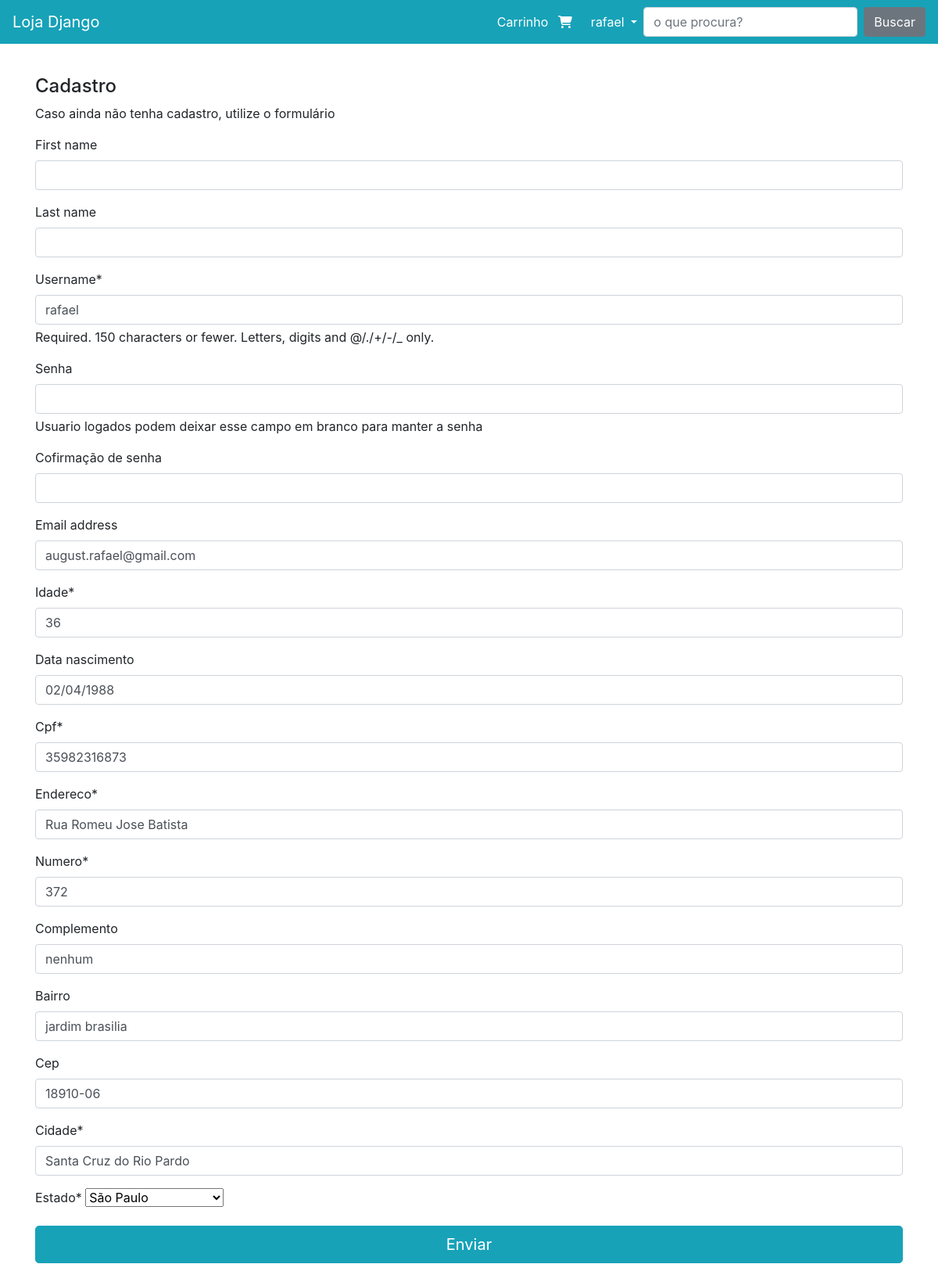
The app's page /perfil/ (signed in) with its own data.
### perfil/models.py (models this page shows, shortened)
class PerfilUsuario(models.Model):
    usuario = models.OneToOneField(User, on_delete=models.CASCADE)
    idade = models.PositiveIntegerField()
    data_nascimento = models.DateField(null=False, blank=True)
    cpf = models.CharField(max_length=14)
    endereco = models.CharField(null=False, max_length=50)
    numero = models.CharField(max_length=5)
    complemento = models.CharField(max_length=30, null=True, blank=True)
    bairro = models.CharField(max_length=50, null=True, blank=True)
    cep = models.CharField(max_length=9, null=False, blank=True)
    cidade = models.CharField(null=False, max_length=30)
    estado = models.CharField(
        max_length=2,
        default='SP',
        choices=(
            ('AC', 'Acre'),
            ('AL', 'Alagoas'),
            ('AP', 'Amapá'),
            ('AM', 'Amazonas'),
            ('BA', 'Bahia'),
            ('CE', 'Ceará'),
            ('DF', 'Distrito Federal'),
            ('ES', 'Espírito Santo'),
            ('GO', 'Goiás'),
            ('MA', 'Maranhão'),
            ('MT', 'Mato Grosso'),
            ('MS', 'Mato Grosso do Sul'),
            ('MG', 'Minas Gerais'),
            ('PA', 'Pará'),
            ('PB', 'Paraíba'),
            ('PR', 'Paraná'),
            ('PE', 'Pernambuco'),
            ('PI', 'Piauí'),
            ('RJ', 'Rio de Janeiro'),
            ('RN', 'Rio Grande do Norte'),
            ('RS', 'Rio Grande do Sul'),
            ('RO', 'Rondônia'),
            ('RR', 'Roraima'),
            ('SC', 'Santa Catarina'),
            ('SP', 'São Paulo'),
            ('SE', 'Sergipe'),
            ('TO', 'Tocantins'),
        )
    )
    class Meta:
        verbose_name = 'Perfil'
        verbose_name_plural = 'Perfis'

### perfil/views.py (the view)
# urls.py: path('', views.Criar.as_view(), name="criar"),
class Criar(BasePerfil):
    def post(self, *args, **kwargs):
        if not self.request.user.is_authenticated:
            if not self.userform.is_valid() or not self.perfilform.is_valid():
                messages.error(
                self.request,
                'Há erros no formulário, por favor verifique nos campos abaixo'
                )
                return self.renderizar
        username = self.userform.cleaned_data.get('username')
        password = self.userform.cleaned_data.get('password')
        email = self.userform.data.get('email')
        first_name = self.userform.cleaned_data.get('first_name')
        last_name = self.userform.cleaned_data.get('last_name')
        if self.request.user.is_authenticated:
            usuario = get_object_or_404(User, username=self.request.user.username)
            usuario.username = username
            if password:
               usuario.set_password(password)
            usuario.email = email
            usuario.first_name = first_name
            usuario.last_name = last_name
            usuario.save(force_update=True)
            if not self.perfil:
                self.perfilform.cleaned_data['usuario'] = usuario
                perfil = PerfilUsuario(**self.perfilform.cleaned_data)
                perfil.save()
            else:
                perfil = self.perfilform.save(commit=False)
                perfil.usuario = usuario
                perfil.save(force_update=True)
        else:
            usuario = self.userform.save(commit=False)
            usuario.set_password(password)
            usuario.save()
            perfil = self.perfilform.save(commit=False)
            perfil.usuario = usuario
            perfil.save()
            if password:
                authentica = authenticate(
                    self.request,
                    username=username,
                    password=password
                )
                if authentica:
                    login(self.request, user=usuario)
        self.request.session['carrinho'] = self.carrinho
        self.request.session.save()
        return redirect('perfil:cadastro_concluido')

### perfil/forms.py (shortened to what this page needs)
class UserForm(forms.ModelForm):
    password = forms.CharField(
        required=False,
        widget=forms.PasswordInput(),
        label='Senha',
        help_text='Usuario logados podem deixar esse campo em branco para manter a senha'
    )
    password2 = forms.CharField(
        required=False,
        widget=forms.PasswordInput(),
        label='Cofirmação de senha'
    )
    def __init__(self, usuario=None, *args, **kwargs):
        super().__init__(*args, **kwargs)
        self.usuario = usuario
    class Meta:
        model = User
        fields = ('first_name', 'last_name', 'username', 'password', 'password2', 'email')

class PerfilForm(forms.ModelForm):
    def __init__(self, perfil=None, *args, **kwargs):
        super().__init__(*args, **kwargs)
        self.perfil = perfil
    class Meta:
        model = models.PerfilUsuario
        fields = ('idade', 'data_nascimento', 'cpf', 'endereco', 'numero', 'complemento',
                  'bairro', 'cep', 'cidade', 'estado')

### perfil/views.py (called while the page is built)
    def get(self, *args, **kwargs):
        return self.renderizar

### perfil/templates/perfil/criar.html (shortened to what this page needs)
{% extends 'base.html' %}
{% load crispy_forms_tags %}
{% block conteudo %}
<div class="row">
    <div class="col-lg mt-3">
        {% block titulocadastro %}
            <h4>Cadastro</h4>
            <p>Caso ainda não tenha cadastro, utilize o formulário</p>
        {% endblock %}
        <form method="POST" action="">
            {{userform|crispy}}
            {{perfilform|crispy}}
            <div class="row">
                <div class="col">
                    <button type="submit" class="btn btn-primary btn-block btn-lg">
                        Enviar
                    </button>
                </div>
            </div>
        </form>
    </div>
</div>
{% endblock %}

### templates/parciais/_nav.html (shortened to what this page needs)
{% load omfilters %}
<nav class="navbar navbar-dark bg-primary navbar-expand-lg">
    <a class="navbar-brand" href="/">Loja Django</a>
    <div class="collapse navbar-collapse" id="navbarSupportedContent">
        <ul class="navbar-nav ml-auto">
            <li class="nav-item">
                <a class="nav-link nav-cart-link active" href="{% url 'produto:carrinho' %}">
                    <span class="nav-cart-text mr-1">
                        Carrinho
                    </span>
                    <span class="nav-cart-icon mr-2">
                        <i class="fas fa-shopping-cart"></i>
                    </span>
                </a>
            </li>
            <li class="nav-item dropdown">
                <a class="nav-link dropdown-toggle active" href="#" id="navbarDropdown" role="button"
                    data-toggle="dropdown" aria-haspopup="true" aria-expanded="false">
                    {% if request.user.is_authenticated %}
                        {{request.user}}
                    {% else %}
                        Perfil
                    {% endif %}
                </a>
            </li>
        </ul>
        <form class="form-inline my-2 my-lg-0" action="{% url 'produto:busca' %}">
            <input class="form-control mr-sm-2" type="search" placeholder="o que procura?" aria-label="Search" name="termo">
            <button class="btn btn-secondary my-2 my-sm-0" type="submit">Buscar</button>
        </form>
    </div>
</nav>

### records on screen
PerfilUsuario: idade "36", data_nascimento "02/04/1988", cpf "35982316873", endereco "Rua Romeu Jose Batista", numero "372", complemento "nenhum", bairro "jardim brasilia", cep "18910-06", cidade "Santa Cruz do Rio Pardo", estado "São Paulo"

### other values on screen
{{ request.user }} "rafael"
